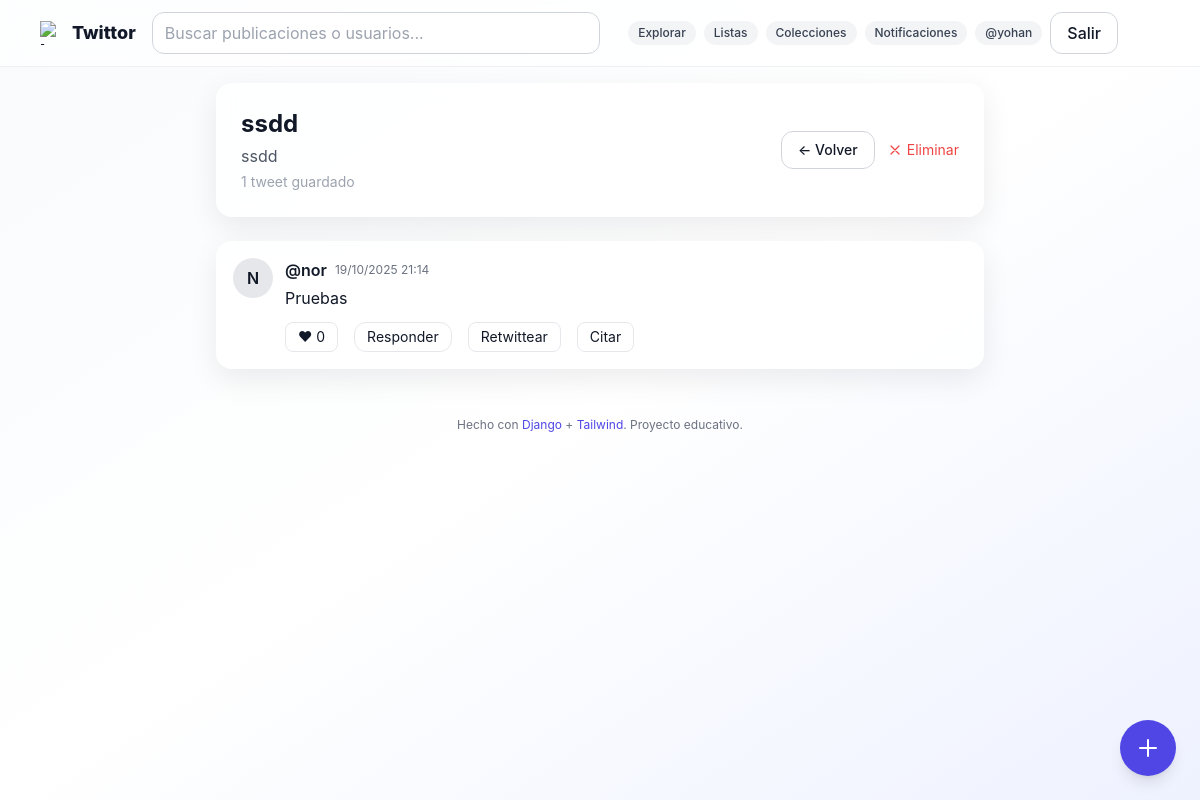
The page /colecciones/2/ (signed in) on the database its author committed.
### core/models.py (models this page shows, shortened)
class Coleccion(models.Model):
    nombre = models.CharField(max_length=100)
    descripcion = models.TextField(blank=True)
    usuario = models.ForeignKey(User, on_delete=models.CASCADE, related_name='colecciones')
    tweets = models.ManyToManyField('Tweet', blank=True, related_name='colecciones')
    creada_en = models.DateTimeField(auto_now_add=True)

class Tweet(models.Model):
    parent = models.ForeignKey('self', null=True, blank=True, on_delete=models.SET_NULL, related_name='children')
    is_retweet = models.BooleanField(default=False)
    user = models.ForeignKey(User, on_delete=models.CASCADE)
    content = models.CharField(max_length=280)
    image = models.ImageField(upload_to='tweets/', blank=True, null=True)
    created_at = models.DateTimeField(auto_now_add=True)
    class Meta:
        ordering = ['-created_at']
    def get_absolute_url(self):
        return reverse('tweet_detail', args=[self.pk])
    @property
    def like_count(self) -> int:
        return self.likes.count()

### core/views.py (the view)
# urls.py: path('colecciones/<int:pk>/', views.detalle_coleccion, name='detalle_coleccion'),
@login_required
def detalle_coleccion(request, pk):
    coleccion = get_object_or_404(Coleccion, pk=pk, usuario=request.user)
    tweets = coleccion.tweets.select_related('user', 'user__userprofile')
    return render(request, 'core/coleccion_detalle.html', {'coleccion': coleccion, 'tweets': tweets})

### templates/core/coleccion_detalle.html (shortened to what this page needs)
{% extends 'base.html' %}
{% block content %}
<div class="max-w-3xl mx-auto space-y-6">
  <div class="card p-6 flex flex-col sm:flex-row sm:items-center sm:justify-between gap-3">
    <div>
      <h1 class="text-2xl font-bold flex items-center gap-2">
         {{ coleccion.nombre }}
      </h1>
      {% if coleccion.descripcion %}
        <p class="text-gray-600 dark:text-gray-400 mt-1">{{ coleccion.descripcion }}</p>
      {% endif %}
      <p class="text-sm text-gray-400 mt-1">
        {{ coleccion.tweets.count }} tweet{{ coleccion.tweets.count|pluralize }} guardado{{ coleccion.tweets.count|pluralize }}
      </p>
    </div>
    <div class="flex items-center gap-3">
      <a href="{% url 'lista_colecciones' %}"
         class="btn-outline px-4 py-2 text-sm">← Volver</a>
      <form action="{% url 'eliminar_coleccion' coleccion.id %}" method="post" onsubmit="return confirm('¿Eliminar esta colección?')">
        <button class="text-red-500 hover:text-red-700 text-sm flex items-center gap-1">
          <svg xmlns="http://www.w3.org/2000/svg" class="w-4 h-4" fill="none" stroke="currentColor" stroke-width="1.8" viewBox="0 0 24 24">
            <path stroke-linecap="round" stroke-linejoin="round" d="M6 18L18 6M6 6l12 12"/>
          </svg>
          Eliminar
        </button>
      </form>
    </div>
  </div>
  {% if coleccion.tweets.all %}
    <div class="space-y-4">
      {% for t in coleccion.tweets.all %}
      <article class="card p-4">
        <div class="flex gap-3">
          <a href="{% url 'profile' t.user.username %}">
            {% if t.user.userprofile.avatar %}
              <img src="{{ t.user.userprofile.avatar.url }}" class="w-10 h-10 rounded-full object-cover" alt="@{{ t.user.username }}">
            {% else %}
              <div class="w-10 h-10 rounded-full bg-gray-200 dark:bg-gray-800 flex items-center justify-center font-semibold">
                {{ t.user.username|first|upper }}
              </div>
            {% endif %}
          </a>
          <div class="flex-1">
            <div class="flex items-center gap-2">
              <a href="{% url 'profile' t.user.username %}" class="font-semibold hover:underline">@{{ t.user.username }}</a>
              <span class="text-xs text-gray-500 dark:text-gray-400">{{ t.created_at|date:"d/m/Y H:i" }}</span>
            </div>
            <a href="{{ t.get_absolute_url }}">
              <p class="mt-1 whitespace-pre-wrap">{{ t.content|linebreaksbr }}</p>
            </a>
            <div class="mt-3 flex items-center gap-4">
              {% include "components/like_button.html" with t=t %}
              <a href="{{ t.get_absolute_url }}" class="text-sm px-3 py-1 rounded-xl border hover:bg-gray-50 dark:hover:bg-gray-800 transition">Responder</a>
              <form action="{% url 'retweet' t.pk %}" method="post" class="inline">
                <button class="text-sm px-3 py-1 rounded-lg border">Retwittear</button>
              </form>
              <a href="{% url 'quote' t.pk %}" class="text-sm px-3 py-1 rounded-lg border">Citar</a>
            </div>
          </div>
        </div>
      </article>
      {% endfor %}
    </div>
  {% endif %}
</div>
{% endblock %}

### templates/base.html (shortened to what this page needs)
{% load static %}
<!doctype html>
<html lang="es">
<head>
  <script src="https://cdn.tailwindcss.com"></script>
</head>
<body class="bg-gradient-to-br from-slate-50 via-white to-indigo-50 dark:from-gray-950 dark:via-gray-950 dark:to-gray-900 text-gray-900 dark:text-gray-100 transition-colors duration-300">
  <nav class="sticky top-0 z-20 bg-white/70 dark:bg-gray-900/60 backdrop-blur border-b border-gray-200/60 dark:border-white/5 transition-colors duration-300">
    <div class="max-w-6xl mx-auto px-4 py-3 flex items-center gap-4">
      <a href="{% url 'timeline' %}" class="flex items-center gap-2 font-extrabold text-lg">
        <img src="{% static 'logo.svg' %}" class="w-6 h-6" alt="logo">
        Twittor
      </a>
      <form action="{% url 'search' %}" method="get" class="hidden md:flex items-center gap-2 flex-1 max-w-md">
        <input type="text" name="q" placeholder="Buscar publicaciones o usuarios..." class="input">
      </form>
      <div class="flex items-center gap-2 ml-auto">
        <a href="{% url 'explore' %}" class="chip">Explorar</a>
        {% if user.is_authenticated %}
          <a href="{% url 'my_lists' %}" class="chip">Listas</a>
          <a href="{% url 'lista_colecciones' %}" class="chip">Colecciones</a>
        {% endif %}
        <a href="{% url 'notifications' %}" class="chip">Notificaciones</a>
        {% if user.is_authenticated %}
          <a href="{% url 'profile' user.username %}" class="chip">@{{ user.username }}</a>
          <form action="{% url 'logout' %}" method="post" class="inline">
            <button class="btn-outline">Salir</button>
          </form>
        {% else %}
          <a href="{% url 'login' %}" class="btn-outline">Entrar</a>
          <a href="{% url 'signup' %}" class="btn-primary">Crear cuenta</a>
        {% endif %}
        <button id="themeToggle" class="btn-ghost" title="Cambiar tema">
        </button>
      </div>
    </div>
  </nav>
  <main class="max-w-6xl mx-auto p-4">
    {% block content %}{% endblock %}
  </main>
  {% if user.is_authenticated %}
    <a href="{% url 'list_create' %}" title="Crear nueva lista" class="fab">
      <svg xmlns="http://www.w3.org/2000/svg" fill="none" viewBox="0 0 24 24" stroke="currentColor" class="w-6 h-6">
        <path stroke-linecap="round" stroke-linejoin="round" stroke-width="2" d="M12 4v16m8-8H4"/>
      </svg>
    </a>
  {% endif %}
  <footer class="text-center text-xs text-gray-500 py-8">
    Hecho con <span class="text-brand-600">Django</span> + <span class="text-brand-600">Tailwind</span>. Proyecto educativo.
  </footer>
</body>
</html>

### templates/components/like_button.html (shortened to what this page needs)
<div
  hx-post="{% url 'like_toggle' t.pk %}"
  hx-target="this"
  hx-swap="outerHTML"
  class="inline">
  <form action="{% url 'like_toggle' t.pk %}" method="post" class="inline">
    <button class="text-sm px-3 py-1 rounded-lg border">♥ {{ t.like_count }}</button>
  </form>
</div>

### templates/base.html (style rules this page uses)
html, body { height: 100%; }

### rows shown on the page
Coleccion: nombre "ssdd", descripcion "ssdd", tweets.count "1"
Tweet: user.username|first "N", user.username "nor", created_at "19/10/2025 21:14", content "Pruebas", like_count "0"

### other values the page prints
{{ user.username }} "yohan"
